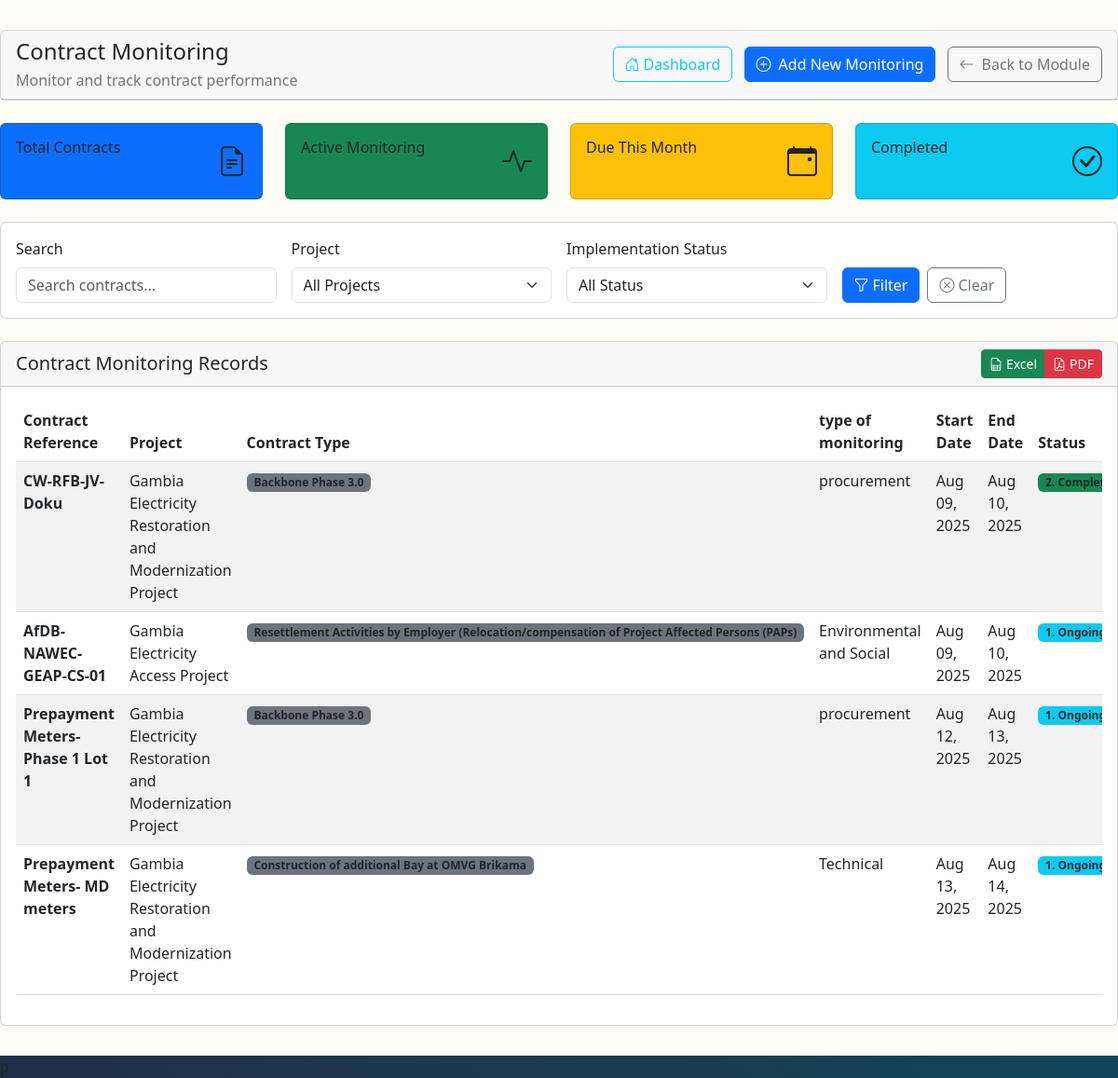
Before: /project_actions/contract-monitoring/ (signed in) with the older database file.
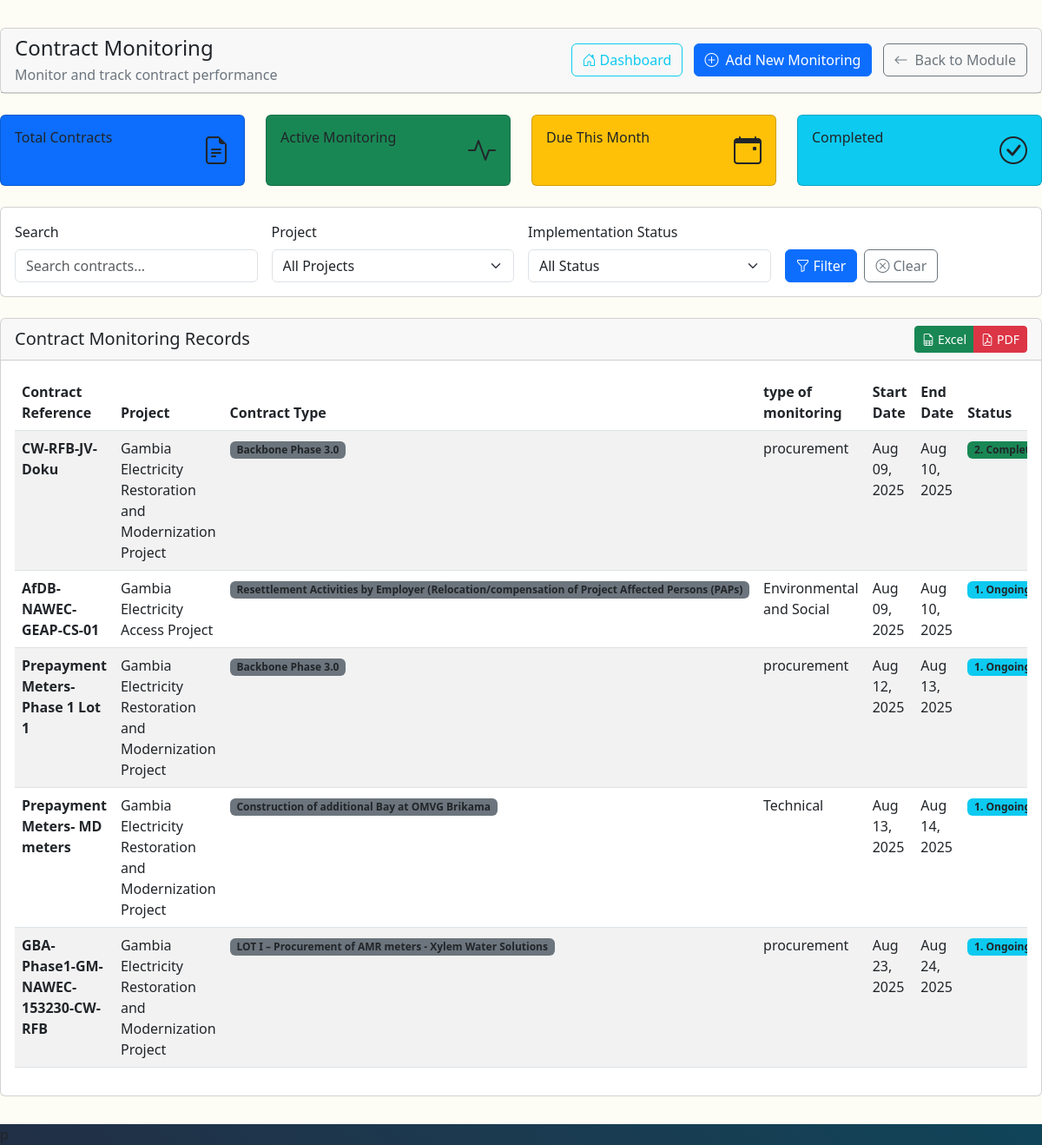
After: the same page with the newer database file.
### project_actions/models.py (models this page shows, shortened)
class Specific_Contract_Monitoring(models.Model):
    project = models.ForeignKey(Project, on_delete=models.CASCADE,  verbose_name="Project" )
    contract_refNo = models.CharField(max_length=50, verbose_name="Contract Reference Number" )
    monitoring_date = models.DateField(default=timezone.now, verbose_name="Monitoring Date" )
    quarter = models.ForeignKey(Quarter, on_delete=models.CASCADE, verbose_name="Report Frequency" )
    type_of_monitoring = models.ForeignKey(Type_of_Monitoring, on_delete=models.CASCADE, verbose_name="Type of Monitoring" )
    Type_of_Investment = models.ForeignKey(KPI_For_Contract,  on_delete=models.CASCADE, related_name="investment_types", verbose_name="Type of Investment" )
    Kpi_description = models.ForeignKey(KPI_For_Contract, on_delete=models.CASCADE, related_name="specific_contract_investments", verbose_name="KPI Description" )
    milestone_start_date = models.DateField(default=timezone.now, verbose_name="Milestone Start Date" )
    milestone_end_date = models.DateField(default=timezone.now, verbose_name="Milestone End Date" )
    Target = models.TextField(verbose_name="Target" )
    Achieved_status = models.TextField(verbose_name="Achieved Status")
    Contract_implementation_Status = models.ForeignKey(Physicalprogress, on_delete=models.CASCADE, verbose_name="Contract Implementation Status" )
    picture_of_status = models.ImageField( null=True, blank=True, upload_to="images/project_actions",  verbose_name="Picture of Status" )
    remarks = models.TextField( verbose_name="Remarks" )
    date = models.DateTimeField(
        auto_now_add=True,
        verbose_name="Date Created"
    )
    loginUser = models.ForeignKey(
        settings.AUTH_USER_MODEL,
        related_name='Specific_Contract_Monitoring',
        on_delete=models.CASCADE,
    )
    class Meta:
        verbose_name = "Specific Contract Monitoring"
        verbose_name_plural = "Specific Contract Monitoring"

### PIU_Financial_mgt/models.py (models this page shows, shortened)
class Project(models.Model):
    projectID = models.CharField(max_length = 15, primary_key = True)
    project = models.CharField(max_length = 200, unique=True)
    currency = models.ForeignKey(Currency, on_delete=models.CASCADE, null=True)
    funding = models.DecimalField(max_digits=12, decimal_places = 2)
    donors =models.ManyToManyField(Donor)
    contributors =models.ManyToManyField(Contributors)
    effectiveness_Date = models.DateField(null=True, blank=True)
    closure_Date = models.DateField(null=True, blank=True)
    last_date_of_Disbursement = models.DateField(null=True, blank=True)
    date = models.DateTimeField(auto_now_add=True)
    loginUser = models.ForeignKey(
        settings.AUTH_USER_MODEL,
        on_delete=models.CASCADE
    )
    class Meta:
        verbose_name = ("Project")
        verbose_name_plural= ("Project")

class KPI_For_Contract(models.Model):
    project = models.ForeignKey('Project', on_delete=models.CASCADE, verbose_name='project')
    type_of_investment = models.TextField()
    Kpi_description = models.TextField()
    monitoring_Type_Code = models.CharField(max_length=15, primary_key=True)
    monitoring_type = models.ForeignKey(Type_of_Monitoring, on_delete=models.CASCADE)
    date = models.DateTimeField(auto_now_add=True)
    loginUser = models.ForeignKey(
        settings.AUTH_USER_MODEL,
        on_delete=models.CASCADE,
    )
    class Meta:
        verbose_name = ("KPIs")
        verbose_name_plural= ("KPIs")
        db_table = 'PIU_Financial_mgt_kpi_for_contract'
    def __str__(self):
        return str(self.type_of_investment)

### setup/models.py (models this page shows, shortened)
class Type_of_Monitoring(models.Model):
    monitoring_type_code = models.CharField(max_length=10, primary_key=True)
    monitoring_type = models.CharField(max_length=25, unique=True, null=False)
    date = models.DateTimeField(auto_now_add=True)
    loginUser = models.ForeignKey(
        settings.AUTH_USER_MODEL,
        related_name='types_of_monitoring',
        on_delete=models.CASCADE,
    )
    class Meta:
        verbose_name = ("Type Of Monitoring")
        verbose_name_plural = ("Type Of Monitoring")
    def __str__(self):
        return str(self.monitoring_type)

class Physicalprogress(models.Model):
    progress_scale = models.CharField(max_length=20, unique=True, null=False)
    date = models.DateTimeField(auto_now_add=True)
    loginUser = models.ForeignKey(
        settings.AUTH_USER_MODEL,
        related_name='physicalprogress',
        on_delete=models.CASCADE,
    )
    class Meta:
        verbose_name = ("Physical progress")
        verbose_name_plural = ("Physical progress")

### project_actions/views.py (the view, shortened to what this page needs)
# urls.py: path('contract-monitoring/', views.contract_monitoring_list, name='contract_monitoring_list'),
@login_required
def contract_monitoring_list(request):
    try:
        queryset = Specific_Contract_Monitoring.objects.all().select_related(
            'project', 'quarter', 'type_of_monitoring', 'Type_of_Investment',
            'Kpi_description', 'Contract_implementation_Status', 'loginUser'
        ).order_by('-monitoring_date')
        filter_form = SpecificContractMonitoringFilter(request.GET, queryset=Specific_Contract_Monitoring.objects.all())
        queryset = filter_form.qs
        project_filter = request.GET.get('project')
        status_filter = request.GET.get('status')
        search_query = request.GET.get('search', '')
        if project_filter:
            queryset = queryset.filter(project__projectID=project_filter)
        if status_filter:
            queryset = queryset.filter(Contract_implementation_Status__id=status_filter)
        queryset_list = list(queryset)
        total_records = len(queryset_list)
        unique_contracts = len(set(record.contract_refNo for record in queryset_list if record.contract_refNo))
        overdue_milestones = 0  # Simplified for now
        from django.core.paginator import Paginator
        paginator = Paginator(queryset_list, 25)
        page_number = request.GET.get('page')
        page_obj = paginator.get_page(page_number)
        projects = list(Project.objects.all()) if Project else []
        physical_progress_options = list(Physicalprogress.objects.all()) if Physicalprogress else []
        context = {
            'page_title': 'Contract Monitoring',
            'monitoring_records': page_obj,
            'filter_form': filter_form,
            'search_query': search_query,
            'total_records': total_records,
            'unique_contracts': unique_contracts,
            'overdue_milestones': overdue_milestones,
            'sort_by': request.GET.get('sort', '-monitoring_date'),
            'projects': projects,
            'physical_progress_options': physical_progress_options,
        }
    except Exception as e:
        messages.error(request, f"Error loading monitoring records: {str(e)}")
        context = {
            'page_title': 'Contract Monitoring',
            'monitoring_records': [],
            'filter_form': None,
            'search_query': '',
            'total_records': 0,
            'unique_contracts': 0,
            'overdue_milestones': 0,
            'projects': Project.objects.all() if 'Project' in globals() else [],
            'physical_progress_options': Physicalprogress.objects.all() if 'Physicalprogress' in globals() else [],
        }
    return render(request, 'project_actions/contract_monitoring_list.html', context)

### templates/project_actions/contract_monitoring_list.html (shortened to what the changed rows need)
{% extends 'project_actions/base.html' %}
{% load widget_tweaks %}
{% block content %}
<div class="container-fluid" style="background-color: #fdfdf5; min-height: 100vh; padding: 2rem 0;">
    <div class="row">
        <div class="col-12">
            <div class="card">
                <div class="card-body">
                    {% if monitoring_records %}
                        <div class="table-responsive">
                            <table class="table table-striped table-hover">
                                <thead class="table-gray">
                                    <tr>
                                        <th>Contract Reference</th>
                                        <th>Project</th>
                                        <th>Contract Type</th>
                                        <th>type of monitoring</th>
                                        <th>Start Date</th>
                                        <th>End Date</th>
                                        <th>Status</th>
                                    </tr>
                                </thead>
                                <tbody>
                                    {% for record in monitoring_records %}
                                        <tr>
                                            <td>
                                                <strong>{{ record.contract_refNo|default:"N/A" }}</strong>
                                            </td>
                                            <td>{{ record.project.project|default:"N/A" }}</td>
                                            <td>
                                                <span class="badge bg-secondary">
                                                    {{ record.Kpi_description|default:"N/A" }}
                                                </span>
                                            </td>
                                            <td>{{ record.type_of_monitoring|default:"N/A" }}</td>
                                            <td>{{ record.milestone_start_date|date:"M d, Y"|default:"N/A" }}</td>
                                            <td>{{ record.milestone_end_date|date:"M d, Y"|default:"N/A" }}</td>
                                            <td>
                                                {% if record.Contract_implementation_Status %}
                                                    {% if record.Contract_implementation_Status.progress_scale == '1. Ongoing' %}
                                                        <span class="badge bg-info">{{ record.Contract_implementation_Status.progress_scale }}</span>
                                                    {% elif record.Contract_implementation_Status.progress_scale == '2. Complete' %}
                                                        <span class="badge bg-success">{{ record.Contract_implementation_Status.progress_scale }}</span>
                                                    {% elif record.Contract_implementation_Status.progress_scale == '3. Stagnant' %}
                                                        <span class="badge bg-warning">{{ record.Contract_implementation_Status.progress_scale }}</span>
                                                    {% elif record.Contract_implementation_Status.progress_scale == '4. Delayed' %}
                                                        <span class="badge bg-danger">{{ record.Contract_implementation_Status.progress_scale }}</span>
                                                    {% elif record.Contract_implementation_Status.progress_scale == '5. Cancelled' %}
                                                        <span class="badge bg-dark">{{ record.Contract_implementation_Status.progress_scale }}</span>
                                                    {% else %}
                                                        <span class="badge bg-secondary">{{ record.Contract_implementation_Status.progress_scale }}</span>
                                                    {% endif %}
                                                {% else %}
                                                    <span class="badge bg-secondary">Not Set</span>
                                                {% endif %}
                                            </td>
                                        </tr>
                                    {% endfor %}
                                </tbody>
                            </table>
                        </div>
                    {% endif %}
                </div>
            </div>
        </div>
    </div>
</div>p{% endblock %}

Changed rows visible on the page:
added Specific_Contract_Monitoring: contract_refNo "GBA-Phase1-GM-NAWEC-153230-CW-RFB", project.project "Gambia Electricity Restoration and Modernization Project", Kpi_description "LOT I – Procurement of AMR meters - Xylem Water Solutions", type_of_monitoring "procurement", milestone_start_date "Aug 23, 2025", milestone_end_date "Aug 24, 2025", Contract_implementation_Status.progress_scale "1.…"
